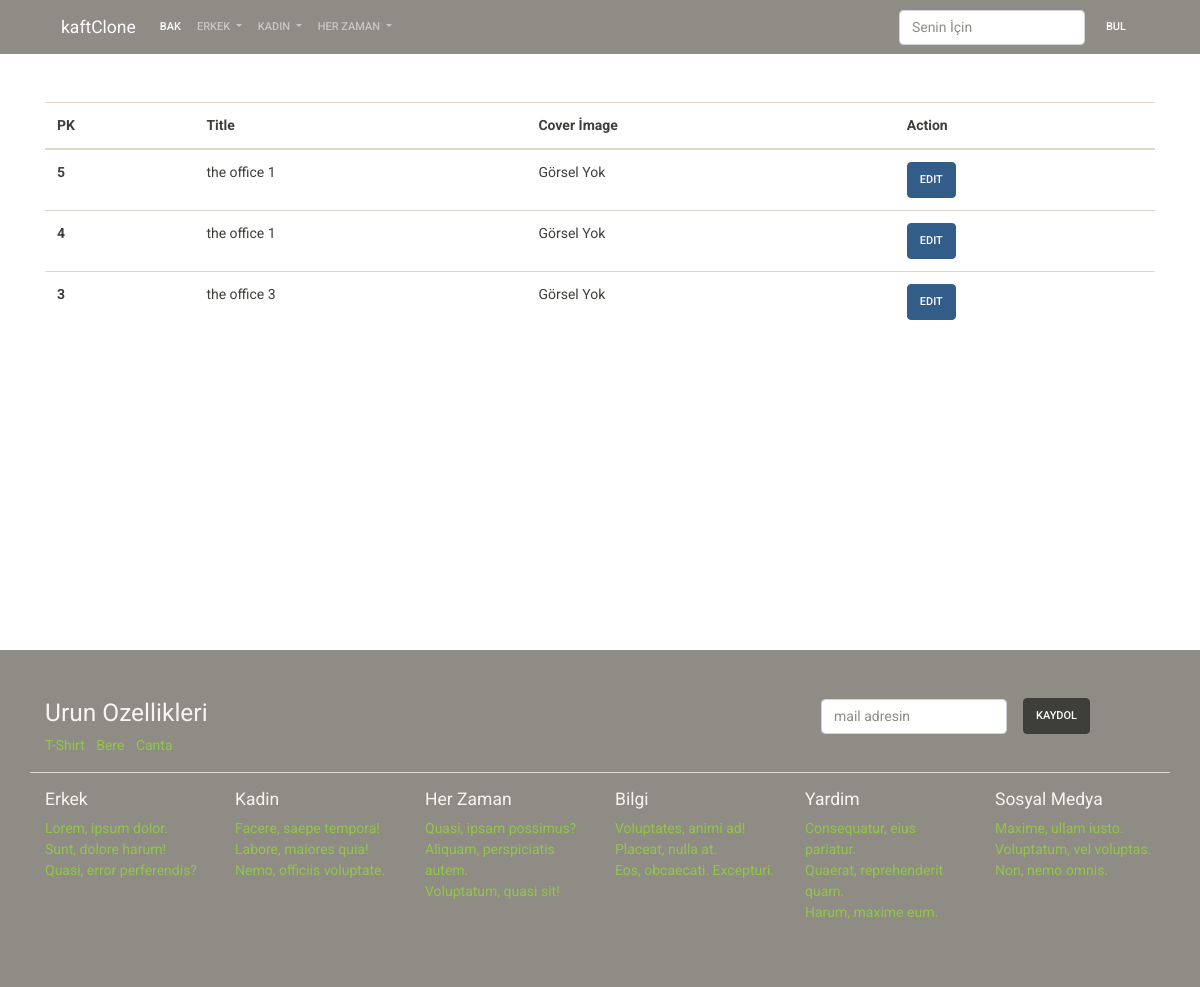
Before: /manage/carousel/list/ with the older database file.
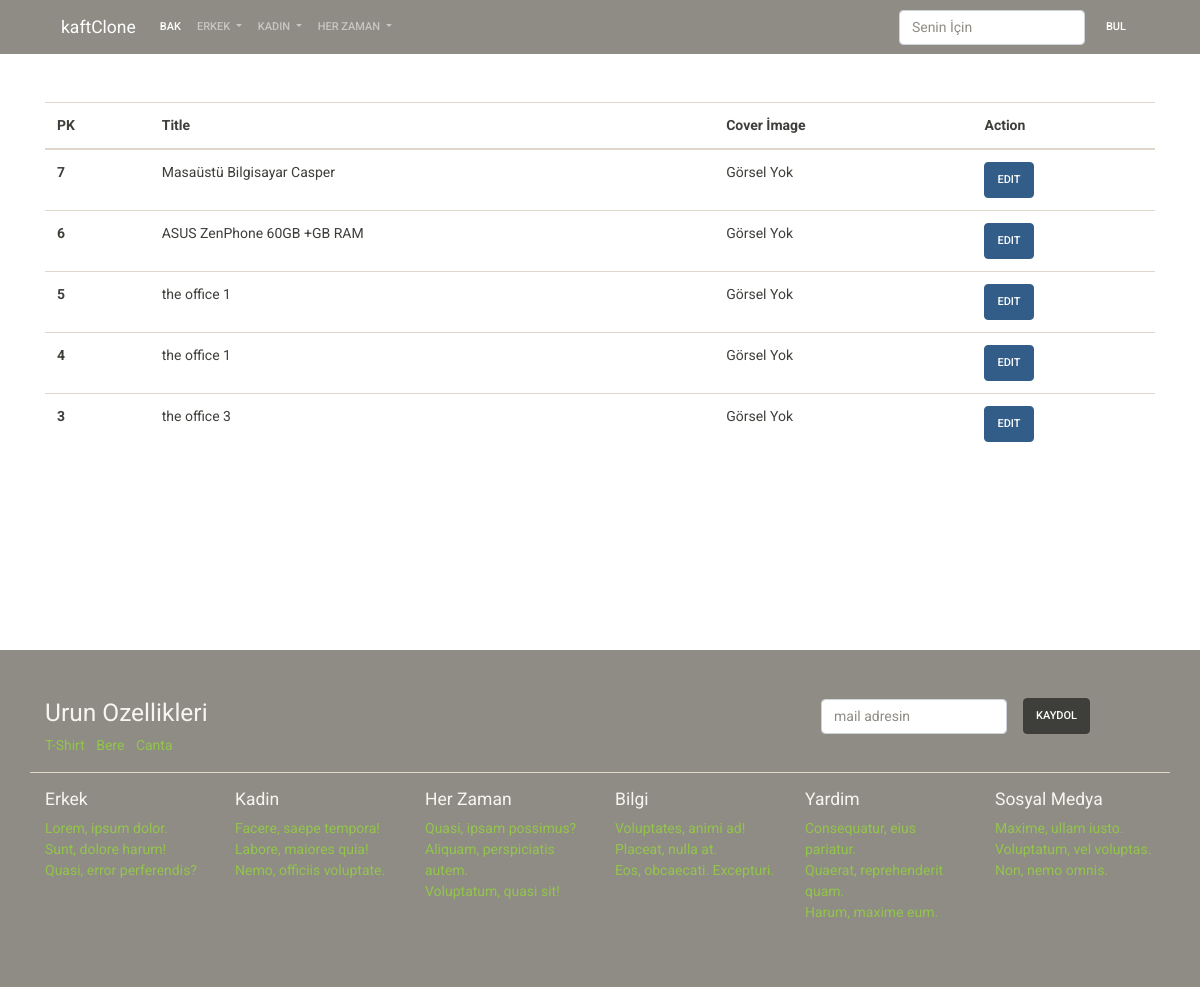
After: the same page with the newer database file.
### page/models.py (models this page shows)
class Carousel(models.Model):
    title = models.CharField(max_length=200, blank=True, null=True)
    cover_image = models.ImageField(
        upload_to="carousel",
        null=True,
        blank=True,
    )
    status = models.CharField(
        default=DEFAULT_STATUS,
        choices=STATUS,
        max_length=10,
    )
    created_at = models.DateTimeField(auto_now_add=True)
    updated_at = models.DateTimeField(auto_now=True)

### page/views.py (the view)
# urls.py: path('carousel/list/', carousel_list, name='carousel_list'),
def carousel_list(request):
    context = dict()
    context["carousel"] = Carousel.objects.all().order_by("-pk")
    return render(request, "manage/carousel_list.html", context)

### templates/manage/carousel_list.html
{% extends 'base/base.html' %}
{% block content %}
<div class="container mt-5" style="height: 500px;">
    <div class="row">
        <div class="col-sm-12 ">
            <table class="table">
                <thead>
                    <tr>
                        <th scope="col">PK</th>
                        <th scope="col">Title</th>
                        <th scope="col">Cover İmage</th>
                        <th scope="col">Action</th>
                    </tr>
                </thead>
                <tbody>
                    {% for item in carousel %}
                    <tr>
                        <th scope="row">{{ item.pk }}</th>
                        <td>{{ item.title }}</td>
                        <td>
                            {% if item == cover_image %}
                            <img src="{{ item.cover_image.url }}" class="w-100">
                            {% else %}
                                Görsel Yok
                            {% endif %}
                        </td>
                        <td><a href="" class="btn btn-primary">Edit</a></td>
                    </tr>
                    {% endfor %}
                </tbody>
            </table>
        </div>
    </div>
</div>
{% endblock %}

### templates/base/base.html (shortened to what this page needs)
<!DOCTYPE html>
<html lang="en">
<head>
    {% include 'base/components/head.html' %}
</head>
<body>
{% include 'base/components/nav.html' %}
{% block content %}
{% endblock %}
    {% include 'base/components/footer.html' %}
</body>
</html>

### templates/base/components/head.html (shortened to what this page needs)
{% load static %}
<link rel="stylesheet" href="{% static 'css/bootstrap.min.css' %}">

### templates/base/components/nav.html (shortened to what this page needs)
<div class="bg-dark">
    <div class="container">
<nav class="navbar navbar-expand-lg navbar-dark ">
        <a class="navbar-brand" href="#">kaftClone</a>
        <div class="collapse navbar-collapse" id="navbarColor02">
          <ul class="navbar-nav mr-auto">
            <li class="nav-item active">
              <a class="nav-link" href="#">Bak <span class="sr-only">(current)</span></a>
            </li>
            <li class="nav-item dropdown">
                <a class="nav-link dropdown-toggle" data-toggle="dropdown" href="#" role="button" aria-haspopup="" aria-expanded="">
                    Erkek
                </a>
            </li>
            <li class="nav-item dropdown">
                <a class="nav-link dropdown-toggle" data-toggle="dropdown" href="#" role="button" aria-haspopup="" aria-expanded="">
                    Kadın
                </a>
            </li>
            <li class="nav-item dropdown">
                <a class="nav-link dropdown-toggle" data-toggle="dropdown" href="#" role="button" aria-haspopup="" aria-expanded="">
                    Her Zaman
                </a>
            </li>
          </ul>
          <form class="form-inline my-2 my-lg-0">
            <input class="form-control mr-sm-2" type="text" placeholder='Senin İçin'>
            <button class="btn btn-secondary my-2 my-sm-0" type="submit">Bul</button>
          </form>
        </div>
      </nav>
    </div>
</div>

### templates/base/components/footer.html (shortened to what this page needs)
<div class="bg-dark py-5 mt-5">
    <div class="container">
        <div class="row">
            <div class="col-sm-8">
                <h3 class="text-light">Urun Ozellikleri</h3>
                <ul class="list-inline">
                    <li class="list-inline-item">
                        <a href="">T-Shirt</a>
                    </li>
                    <li class="list-inline-item">
                        <a href="">Bere</a>
                    </li>
                    <li class="list-inline-item">
                        <a href="">Canta</a>
                    </li>
                </ul>
            </div>
            <div class="col-sm-4">
                <form class="form-inline">
                    <div class="form-group mx-sm-3 mb-2">
                        <input type="email" class="form-control" id="ebulten" placeholder="mail adresin">
                    </div>
                    <button type="submit" class="btn btn-dark mb-2">Kaydol</button>
                    </form>
            </div>
        </div>
        <div class="row border-top mb-3"></div>
        <div class="row">
            <div class="col-sm-2">
                <h5 class="text-light">Erkek</h5>
                <ul class="list-unstyled">
                    <li><a href="">Lorem, ipsum dolor.</a></li>
                    <li><a href="">Sunt, dolore harum!</a></li>
                    <li><a href="">Quasi, error perferendis?</a></li>
                </ul>
            </div>
            <div class="col-sm-2">
                <h5 class="text-light">Kadin</h5>
                <ul class="list-unstyled">
                    <li><a href="">Facere, saepe tempora!</a></li>
                    <li><a href="">Labore, maiores quia!</a></li>
                    <li><a href="">Nemo, officiis voluptate.</a></li>
                </ul>
            </div>
            <div class="col-sm-2">
                <h5 class="text-light">Her Zaman</h5>
                <ul class="list-unstyled">
                    <li><a href="">Quasi, ipsam possimus?</a></li>
                    <li><a href="">Aliquam, perspiciatis autem.</a></li>
                    <li><a href="">Voluptatum, quasi sit!</a></li>
                </ul>
            </div>
            <div class="col-sm-2">
                <h5 class="text-light">Bilgi</h5>
                <ul class="list-unstyled">
                    <li><a href="">Voluptates, animi ad!</a></li>
                    <li><a href="">Placeat, nulla at.</a></li>
                    <li><a href="">Eos, obcaecati. Excepturi.</a></li>
                </ul>
            </div>
            <div class="col-sm-2">
                <h5 class="text-light">Yardim</h5>
                <ul class="list-unstyled">
                    <li><a href="">Consequatur, eius pariatur.</a></li>
                    <li><a href="">Quaerat, reprehenderit quam.</a></li>
                    <li><a href="">Harum, maxime eum.</a></li>
                </ul>
            </div>
            <div class="col-sm-2">
                <h5 class="text-light">Sosyal Medya</h5>
                <ul class="list-unstyled text-white">
                    <li><a href="" >Maxime, ullam iusto.</a></li>
                    <li><a href="" >Voluptatum, vel voluptas.</a></li>
                    <li><a href="" >Non, nemo omnis.</a></li>
                </ul>
            </div>
        </div>
    </div>
</div>

### templates/base/components/footer_scripts.html (shortened to what this page needs)
{% load static %}

Changed rows visible on the page:
added Carousel: pk "7", title "Masaüstü Bilgisayar Casper"
added Carousel: pk "6", title "ASUS ZenPhone 60GB +GB RAM"
